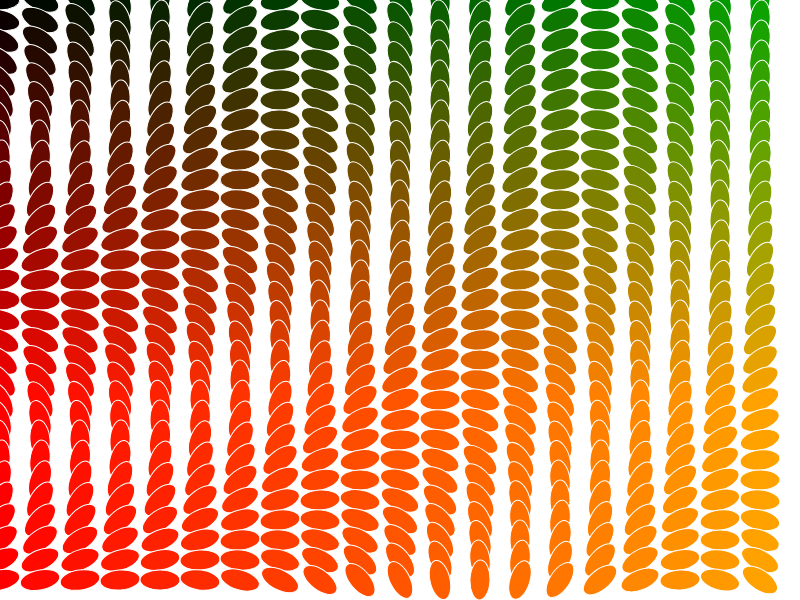
Frame 1 (no input)
Frame 60 (no input): identical to frame 1, image omitted
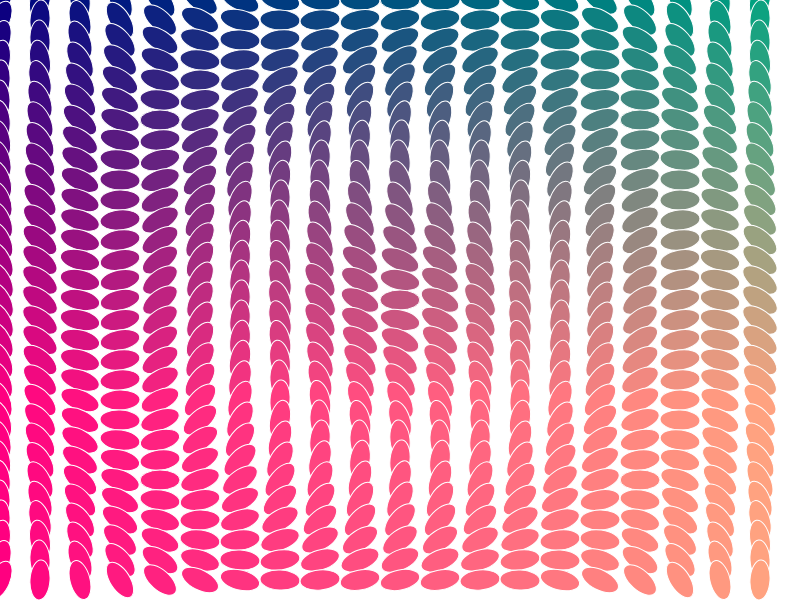
Frame 120 (the mouse pressed at the canvas centre since frame 60)

The p5.js sketch that drew these frames (run headless with seeded random() and noise() and a simulated clock; from frame 60 on, the mouse is pressed at the canvas centre):

// p5.js sketch
// ── sketch.js
/*

    Example Code: Interactive Gradient Array

*/


function setup(){

  createCanvas(800,600);
  stroke(255)

}

function draw(){
  background(255)

  let numCol = 20
  let numRow = 30
  let stepX = width / numCol // height of box 
  let stepY = height / numRow // width of box  

  for (var col = 0; col < numRow; col++){

    for (var row = 0; row < numCol; row++){
    
      fill(col/numCol*255,row/numRow*255,mouseX/width*255)   
      push()
      translate(row*stepX,col*stepY)
      rotate(dist(row*stepX,col*stepY,mouseX,mouseY)/600*TWO_PI) 
      ellipse(0,0,stepX,stepY) 
      pop()

    }

  }

}
